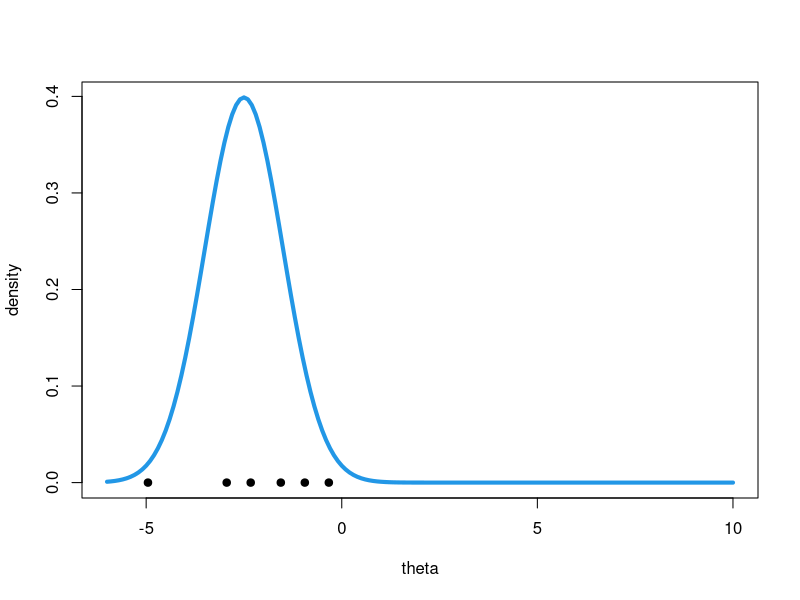
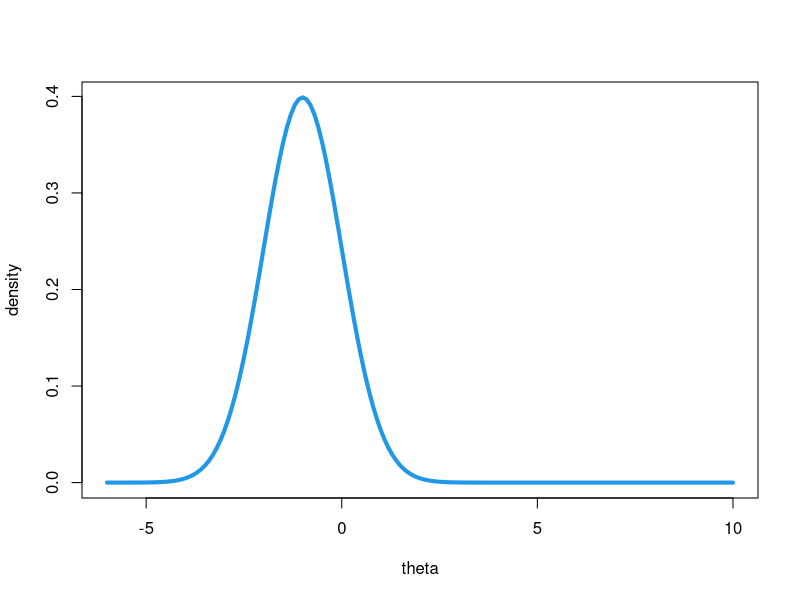
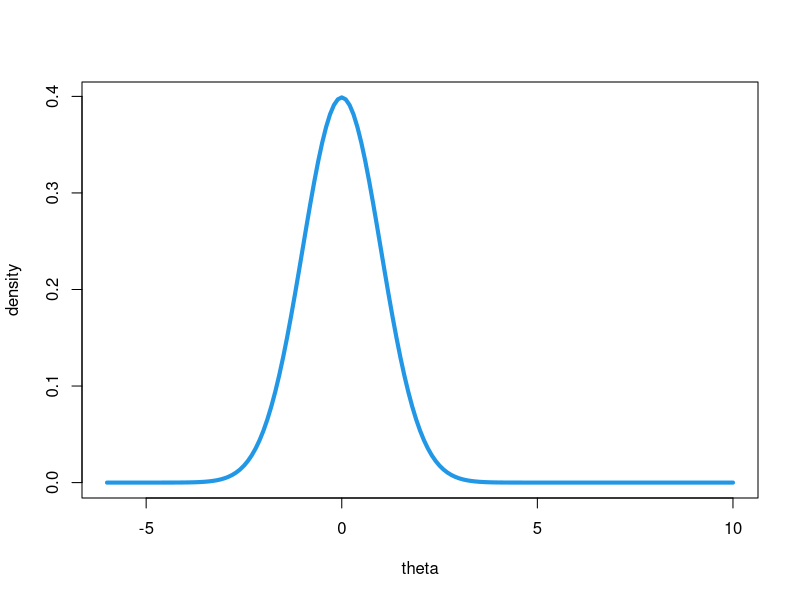

The R source for these figures, in order:
set.seed(12345670)
mygrid <- seq(-6, 10, by=0.1)
plot(mygrid, dnorm(mygrid, mean=-2.5), type='l', 
     col=4, xlab='theta', ylab='density',
     lwd=4)
points(rnorm(6, mean=-2.5), rep(0, 6), pch=19)

plot(mygrid, dnorm(mygrid, mean=-1), type='l', 
     col=4, xlab='theta', ylab='density',
     lwd=4)

plot(mygrid, dnorm(mygrid, mean=0), type='l', 
     col=4, xlab='theta', ylab='density',
     lwd=4)
